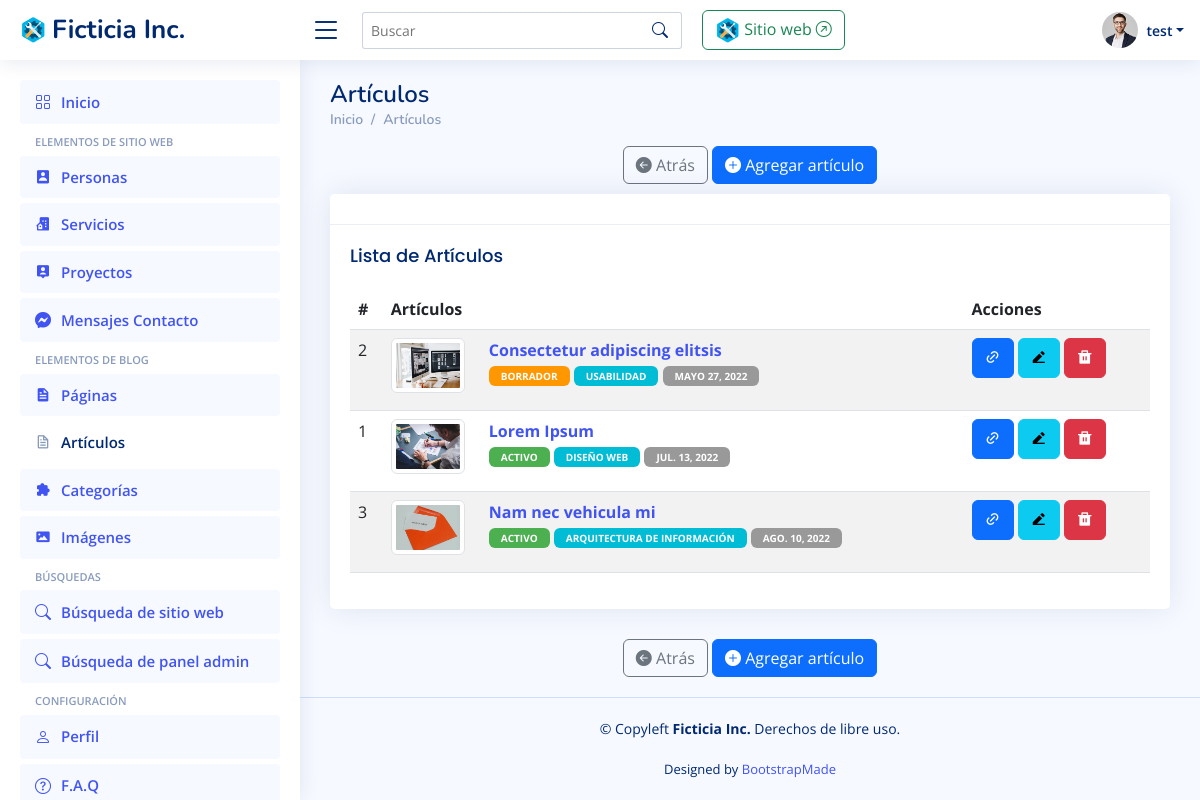
The page /panel/listar_articulos/ (signed in) on the database as committed earlier.
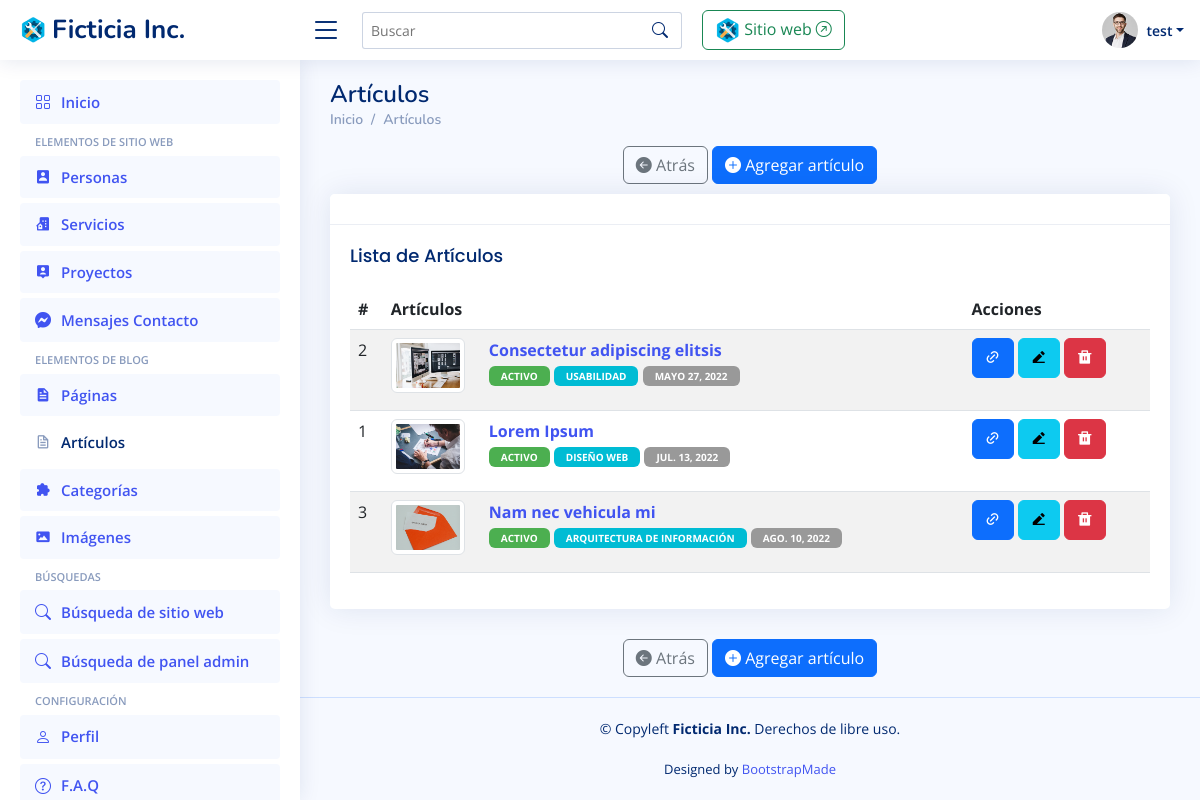
The same page on the database as committed later.
### panel/models.py (models this page shows, shortened)
class Articulo_Model(models.Model):
    name = models.CharField(max_length=250, default='Sin nombre', verbose_name='Nombre')
    title = models.CharField(max_length=250, default='Sin título', verbose_name='Título')
    subtitle = models.CharField(max_length=250, null=True, blank=True, verbose_name='Subtítulo')
    abstract = RichTextField(null=True, blank=True, verbose_name='Resumen')
    content = RichTextField(verbose_name='Contenido')
    image = models.ImageField(null=True, blank=True, upload_to='img_articulo/', default='', verbose_name='Imagen')
    date = models.DateField(null=True, blank=True, verbose_name='Fecha')
    draft = models.BooleanField(null=True, blank=True, default=True, verbose_name='Borrador')
    fk_categoria = models.ForeignKey('Categoria_Model', on_delete=models.DO_NOTHING, null=True, blank=True, verbose_name='Categoría')
    created = models.DateTimeField(auto_now_add=True, null=True, blank=True, verbose_name='Fecha de creación')
    updated = models.DateTimeField(auto_now=True, null=True, blank=True, verbose_name='Fecha de última modificación')
    class Meta:
        verbose_name = 'Articulo'
        verbose_name_plural = 'Articulos'
        ordering = ['id']

class Categoria_Model(models.Model):
    name = models.CharField(max_length=250, verbose_name='Nombre')
    description = RichTextField(null=True, blank=True, verbose_name='Descripción')
    class Meta:
        verbose_name = 'Categoría'
        verbose_name_plural = 'Categorías'
        ordering = ['id']
    def __str__(self):
        return self.name

### panel/views.py (the view)
# urls.py: path('listar_articulos/', panel.views.listar_articulos, name='listar_articulos'),
@login_required(login_url='entrar')
def listar_articulos(request, *args, **kwargs):
    object_list = Articulo_Model.objects.all().order_by('date') # Lista de objetos
    context = {
        'page' : 'Artículos',
        'icon' : 'bx bx-file',
        'singular' : 'artículo',
        'plural' : 'artículos',
        'url_listar' : 'panel:listar_articulos',
        'url_crear' : 'panel:crear_articulo',
        'url_ver' : 'panel:ver_articulo',
        'url_editar' : 'panel:modificar_articulo',
        'url_eliminar' : 'panel:eliminar_articulo',
        'object_list': object_list
    }
    return render(request, 'panel/generic_list.html', context)

### panel/templates/panel/generic_list.html (shortened to what this page needs)
{% extends "panel/base_admin.html" %}
{% load static %}
{% block content %}
<main id="main" class="main">
  <div class="pagetitle">
  <h1>{{ page }}</h1>
    {% include 'panel/breadcrumb.html' %}
    {% include 'panel/add_menu.html' %}
  </div>
  <section class="section">
    <div class="row">
      <div class="col-lg-12">
        {% if object_list %}
          <div class="card">
            <div class="card-header">
            </div>
            <div class="card-body">
              <h5 class="card-title">Lista de {{ plural|capfirst }}</h5>
              <table class="table table-striped">
                <thead>
                  <tr>
                    <th>#</th>
                    <th>{{ plural|capfirst }}</th>
                    <th>Acciones</th>
                  </tr>
                </thead>
                <tbody>
                  {% for item in object_list %}
                  <tr>
                    <td> {{ item.id }} </td>
                    <td>
                      <div class="row">
                        <div class="col-md-2">
                          {% if item.image %}
                          <div class="text-center">
                            <img class="img img-thumbnail" src="{{ item.image.url }}" width="75" alt="{{ item.name }}" />
                          </div>
                          {% endif %}
                        </div>
                        <div class="col-md-10">
                          <p>
                            <a href="{% url url_ver item.id %}"> <strong>{{ item.name }}</strong></a> <br />
                            {% if 'articulo' in request.path %}
                              {% if item.draft == False %}
                                <span class="badge badge-success">Activo</span>
                              {% else %}
                                <span class="badge badge-warning">Borrador</span>
                              {% endif %}
                              {% if item.fk_categoria %}
                                <span class="badge badge-info">{{ item.fk_categoria }}</span>
                              {% endif %}
                              {% if item.date %}
                                <span class="badge badge-default">{{ item.date }}</span>
                              {% endif %}
                            {% endif %}
                          </p>
                        </div>
                      </div>
                    </td>
                    <td>
                      {% include 'panel/acciones_listar.html' %}
                    </td>
                  </tr>
                  {% endfor %}
                </tbody>
              </table>
            </div>
          </div>
        {% else %}
          <div class="alert alert-warning fade show" role="alert">
            No existen registros.
          </div>
        {% endif %}
      </div>
      {% include 'panel/add_menu.html' %}
    </div>
  </section>
</main>
{% endblock content %}

### panel/templates/panel/acciones_listar.html
    <a href="{% url url_ver item.id %}" class="btn btn-primary btn-round btn-icon waves-effect waves-classic" title="Revisar" data-toggle="tooltip" data-original-title="Revisar">
        <i class="ri-link-m"></i></a>
    <a href="{% url url_editar item.id %}" class="btn btn-info btn-round btn-icon waves-effect waves-classic" title="Editar" data-toggle="tooltip" data-original-title="Editar">
        <i class="ri-edit-2-fill"></i></a>
    <a href="{% url url_eliminar item.id %}" class="btn btn-danger btn-round btn-icon waves-effect waves-classic" title="Eliminar" data-toggle="tooltip" data-original-title="Eliminar">
        <i class="ri-delete-bin-fill"></i></a>

Rows that differ between the two databases and show on the page:
changed Articulo_Model "Consectetur adipiscing elitsis": draft "BORRADOR" → "ACTIVO"
